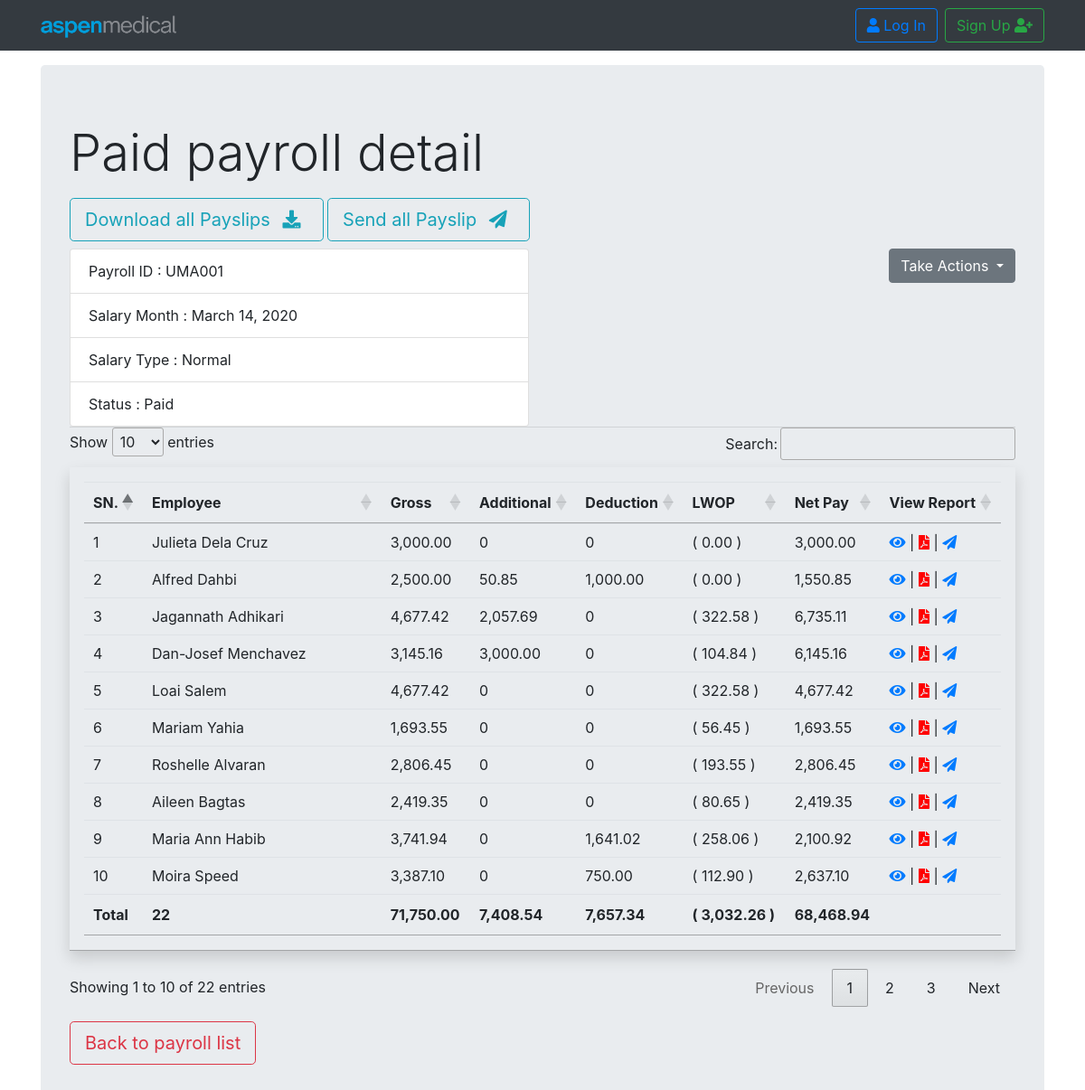
/payroll/payroll_detail/65/, run on the app's committed database.
### payroll/models.py (models this page shows, shortened)
class ProcessSalary(models.Model):
    payroll_id      = models.CharField(max_length=90, blank=True,null=True)
    salary_month    = models.DateField(default =datetime.datetime.now)
    employee        = models.ManyToManyField(Payslip, related_name='employee_name')
    start_date      = models.DateField()
    finish_date     = models.DateField()
    SALARY_TYPES    = (('Normal', 'Normal'),
                      ('Adjustment', 'Adjustment'),)
    salary_type     = models.CharField(max_length=60, default=SALARY_TYPES[0][0], choices=SALARY_TYPES, blank=True,null=True)
    SALARY_STATUS   = (('Processing', 'Processing'),
                      ('Processed', 'Processed'),
                      ('Paid', 'Paid'),)
    status          = models.CharField(max_length=60, default=SALARY_STATUS[0][0], choices=SALARY_STATUS, blank=True,null=True)
    employee_count  = models.IntegerField(null=True, blank=True,default=0)
    gross_pay       = models.DecimalField(max_digits=12, decimal_places=2, blank=True,null=True)
    actual_gross_pay= models.DecimalField(max_digits=12, decimal_places=2, blank=True,null=True)
    Additional_pay  = models.DecimalField(max_digits=12, decimal_places=2, blank=True,null=True)
    deduction       = models.DecimalField(max_digits=12, decimal_places=2, blank=True,null=True)
    total           = models.DecimalField(max_digits=12, decimal_places=2, blank=True,null=True)

class Report(models.Model):
    employee_id         = models.CharField(max_length=60)
    first_name          = models.CharField(max_length=60, blank=True,null=True)
    last_name           = models.CharField(max_length=60, blank=True,null=True)
    department          = models.CharField(max_length=60, blank=True,null=True)
    designation         = models.CharField(max_length=40, null=True, blank=True)
    work_permit_choice  = (('Uniteam', 'Uniteam'),('Aspen', 'Aspen'),('Uniteam(Br2)', 'Uniteam(Br2)'),)
    work_permit         = models.CharField(max_length=60, choices=work_permit_choice)
    cost_center         = models.ForeignKey(CostCenter, related_name='department_name', on_delete=models.CASCADE,null=True,blank=True)
    payroll_id          = models.CharField(max_length=90, blank=True,null=True)
    payroll_month       = models.DateField(null=True, blank=True)
    start_date          = models.DateField(null=True, blank=True)
    finish_date         = models.DateField(null=True, blank=True)
    mode_of_payment     = models.CharField(max_length=90, blank=True,null=True)
    basic_salary        = models.DecimalField(max_digits=10, decimal_places=2, blank=True,null=True)
    housing_allowance   = models.DecimalField(max_digits=10, decimal_places=2, blank=True,null=True)
    transportation_allowance = models.DecimalField(max_digits=10, decimal_places=2, blank=True,null=True)
    other               = models.DecimalField(max_digits=12, decimal_places=2, blank=True,null=True)
    lowp_deduction      = models.DecimalField(max_digits=12, decimal_places=2, blank=True,null=True)
    @property
    def full_name(self):
        return str(self.first_name) +" "+ str(self.last_name)
    @property
    def gross_pay(self):
        others = self.other or 0
        return self.basic_salary + self.housing_allowance + self.transportation_allowance + others

### payroll/views.py (the view)
# urls.py: path('payroll_detail/<int:pk>/',views.DetailofPayroll, name="payroll_detail"),
def DetailofPayroll(request,pk):
    data = models.ProcessSalary.objects.get(pk=pk)
    getEmp = models.Report.objects.filter(payroll_id=data.payroll_id)
    empCount = getEmp.count()
    empData = []
    total_gross = 0
    total_lwop = 0
    total_actual_gross = 0
    total_add = 0
    total_ded = 0
    total_net = 0
    for emp in getEmp:
        empAdd = models.Additionalpays.objects.filter(report=emp).aggregate(Sum('amount'))['amount__sum']
        empded = models.Deductions.objects.filter(report=emp).aggregate(Sum('amount'))['amount__sum']
        empAddAmount = empAdd or 0
        empdedAmount = empded or 0
        addamt=(round(empAddAmount,2))
        dedamt=(round(empdedAmount,2))
        actual_gross = emp.gross_pay - emp.lowp_deduction
        net = emp.gross_pay + addamt - dedamt - emp.lowp_deduction
        total_gross += emp.gross_pay
        total_lwop += emp.lowp_deduction
        total_actual_gross += actual_gross
        total_add += addamt
        total_ded += dedamt
        total_net += net
        empData.append([emp,emp.employee_id,emp.gross_pay,addamt,dedamt,net,actual_gross,emp.lowp_deduction])
    return render(request,'payroll/payroll_detail.html',
    {'data':data,
    'getEmp':getEmp,
    'empData':empData,
    'addamt':addamt,
    'empded':dedamt,
    'net':net,
    'empCount': empCount,
    'total_gross': total_gross,
    'total_actual_gross': total_actual_gross,
    'total_add': total_add,
    'total_ded': total_ded,
    'total_net': total_net,
    'total_lwop': total_lwop,
    })

### payroll/templates/payroll/payroll_detail.html (shortened to what this page needs)
{% extends "base.html" %}
{% load static %}
{% block content %}
{% load humanize %}
<div class="jumbotron mt-3">
  <h1 class="display-4 mb-3">Paid payroll detail</h1>
  <a class="btn btn-outline-info btn-lg mb-2" href="{% url 'payroll:downloadAll' pk=data.payroll_id %}" role="button"> Download all Payslips <i class="fas fa-download ml-2 mr-2 "> </i> </a>
  <a class="btn btn-outline-info btn-lg mb-2" href="{% url 'payroll:email' pk=data.payroll_id %}" role="button"> Send all Payslip <i class="fas fa-paper-plane ml-2 mr-2 "></i></a>
  <div class="row">
    <div class="col-sm-12 col-md-6 process-detail">
      <ul class="list-group">
        <li class="list-group-item">Payroll ID : {{data.payroll_id }}</li>
        <li class="list-group-item">Salary Month : {{data.salary_month}}</li>
        <li class="list-group-item">Salary Type : {{data.salary_type }}</li>
        <li class="list-group-item">Status : {{data.status }}</li>
      </ul>
    </div>
    <div class="col-sm-12 col-md-6 ">
      <div class="dropdown">
        <button class="btn btn-secondary dropdown-toggle float-right" type="button" id="dropdownMenuButton" data-toggle="dropdown" aria-haspopup="true" aria-expanded="false">
          Take Actions
        </button>
      </div>
    </div>
  </div>
  <hr>
  <table class="table table-hover shadow h-100 p-3 mb-3" id="table_id">
    <thead>
      <tr>
        <th scope="col">SN.</th>
        <th scope="col">Employee</th>
        <th scope="col">Gross</th>
        <th scope="col">Additional</th>
        <th scope="col">Deduction</th>
        <th scope="col">LWOP</th>
        <th scope="col">Net Pay</th>
        <th scope="col">View Report</th>
      </tr>
    </thead>
    <tbody>
      {% for emp in empData%}
      <tr>
        <td scope="row">{{ forloop.counter }}</td>
        <td> {{ emp.0.full_name }}</td>
        <td> {{ emp.6|intcomma }}</td>
        <td> {{ emp.3|intcomma }}</td>
        <td> {{ emp.4|intcomma }}</td>
        <td> ( {{ emp.7|intcomma }} )</td>
        <td> {{ emp.5|intcomma }}</td>
        <td>
          <a href="{% url 'payroll:payroll_report' payrollid=data.payroll_id empid=emp.1 %}"><i class="fa fa-eye"></i></a> |
          <a href="{% url 'payroll:displayPdf' pk=data.payroll_id empid=emp.1 %}"><i class="fa fa-file-pdf"></i></a> |
          <a href="{% url 'payroll:emailpdf' pk=data.payroll_id empid=emp.1 %}"><i class="fas fa-paper-plane"></i></a>
        </td>
      </tr>
      {% endfor %}
      <thead>
        <tr>
          <th scope="col">Total</th>
          <th scope="col"> {{ empCount }} </th>
          <th scope="col"> {{ total_gross|intcomma }}</th>
          <th scope="col"> {{ total_add|intcomma }}</th>
          <th scope="col"> {{ total_ded|intcomma }}</th>
          <th scope="col"> ( {{ total_lwop|intcomma }} )</th>
          <th scope="col"> {{ total_net|intcomma}}</th>
          <th scope="col"> </th>
        </tr>
      </thead>
    </tbody>
  </table>
  <a class="btn btn-outline-danger btn-lg mt-3" href="{% url 'payroll:payroll_register' %}" role="button">Back to payroll list</a>
</div>
{% endblock %}

### static/css/fa.css (style rules this page uses)
.fa,.fab,.fad,.fal,.far,.fas { -moz-osx-font-smoothing:grayscale;-webkit-font-smoothing:antialiased;display:inline-block;font-style:normal;font-variant:normal;text-rendering:auto;line-height:1 }
.fa-download:before { content:"\f019" }
.fa-eye:before { content:"\f06e" }
.fa-file-pdf:before { content:"\f1c1" }
.fa-paper-plane:before { content:"\f1d8" }
.fa,.far,.fas { font-family:"Font Awesome 5 Free" }
.fa,.fas { font-weight:900 }

### static/css/mystylesheet.css (style rules this page uses)
.fa-file-pdf { color:red; }
hr { margin: 0px; }

### data on the page
ProcessSalary: payroll_id "UMA001", salary_month "March 14, 2020", salary_type "Normal", status "Paid"
Report: first_name+last_name "Julieta Dela Cruz", emp "3,000.00", emp "0", lowp_deduction "0.00"
Report: first_name+last_name "Alfred Dahbi", emp "2,500.00", emp "50.85", emp "1,000.00", lowp_deduction "0.00", emp "1,550.85"
Report: first_name+last_name "Jagannath Adhikari", emp "4,677.42", emp "2,057.69", emp "0", lowp_deduction "322.58", emp "6,735.11"
Report: first_name+last_name "Dan-Josef Menchavez", emp "3,145.16", emp "3,000.00", emp "0", lowp_deduction "104.84", emp "6,145.16"
Report: first_name+last_name "Loai Salem", emp "4,677.42", emp "0", lowp_deduction "322.58"
Report: first_name+last_name "Mariam Yahia", emp "1,693.55", emp "0", lowp_deduction "56.45"
Report: first_name+last_name "Roshelle Alvaran", emp "2,806.45", emp "0", lowp_deduction "193.55"
Report: first_name+last_name "Aileen Bagtas", emp "2,419.35", emp "0", lowp_deduction "80.65"
Report: first_name+last_name "Maria Ann Habib", emp "3,741.94", emp "0", emp "1,641.02", lowp_deduction "258.06", emp "2,100.92"
Report: first_name+last_name "Moira Speed", emp "3,387.10", emp "0", emp "750.00", lowp_deduction "112.90", emp "2,637.10"

### other printed values
{{ empCount }} "22"
{{ total_gross|intcomma }} "71,750.00"
{{ total_add|intcomma }} "7,408.54"
{{ total_ded|intcomma }} "7,657.34"
{{ total_lwop|intcomma }} "3,032.26"
{{ total_net|intcomma }} "68,468.94"
